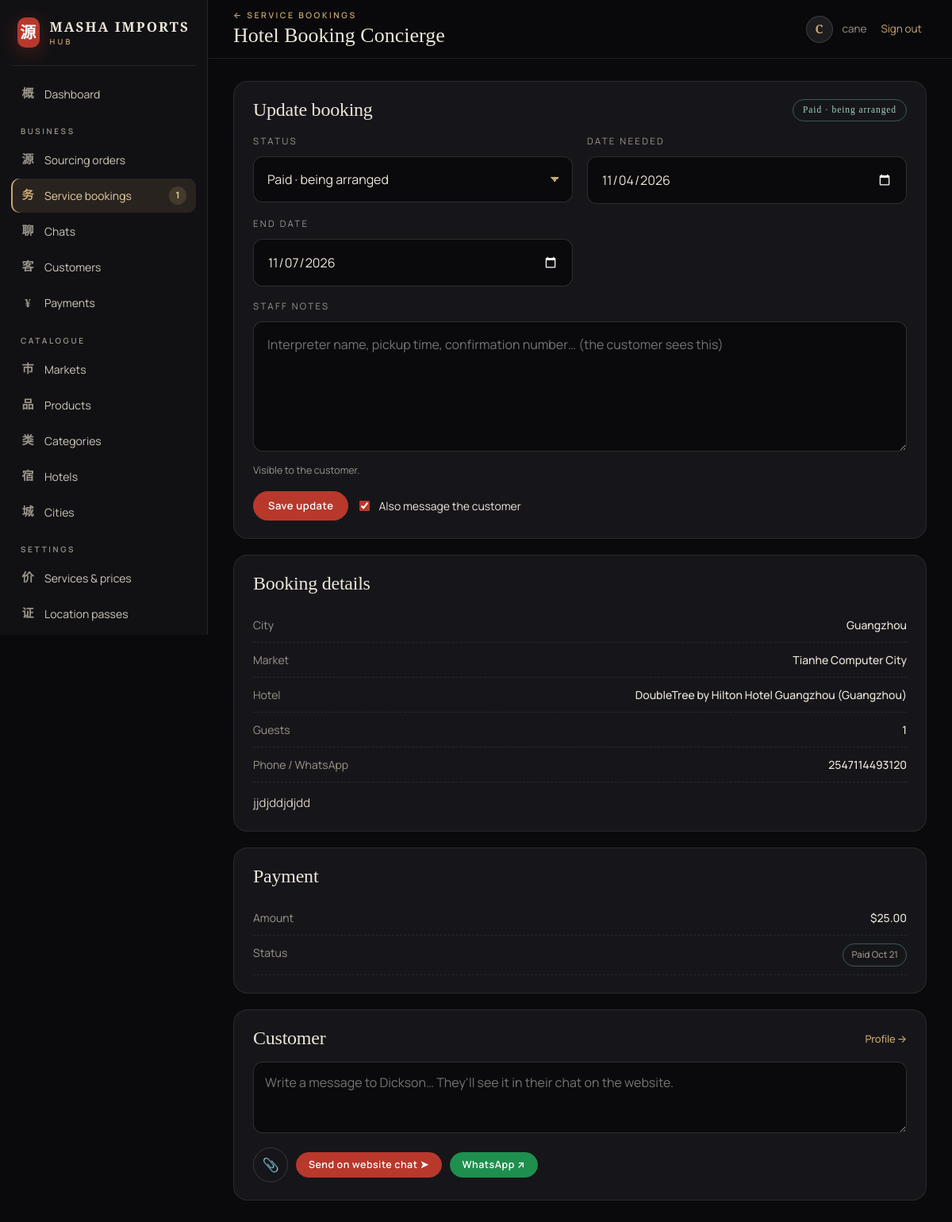
Page /hub/bookings/1/ (signed in) on the committed database.
### travel/models.py (models this page shows, shortened)
class ServiceOrder(models.Model):
    class Status(models.TextChoices):
        AWAITING_PAYMENT = "awaiting_payment", "Awaiting payment"
        CONFIRMED = "confirmed", "Paid · being arranged"
        SCHEDULED = "scheduled", "Scheduled"
        COMPLETED = "completed", "Completed"
        CANCELLED = "cancelled", "Cancelled"
    user = models.ForeignKey(settings.AUTH_USER_MODEL, on_delete=models.CASCADE, related_name="service_orders")
    service = models.ForeignKey(Service, on_delete=models.PROTECT)
    quantity = models.PositiveSmallIntegerField(default=1)
    city = models.ForeignKey(City, on_delete=models.SET_NULL, null=True, blank=True)
    market = models.ForeignKey("catalog.Market", on_delete=models.SET_NULL, null=True, blank=True)
    hotel = models.ForeignKey(Hotel, on_delete=models.SET_NULL, null=True, blank=True)
    date = models.DateField("date needed", null=True, blank=True)
    end_date = models.DateField(null=True, blank=True)
    guests = models.PositiveSmallIntegerField(default=1)
    phone = models.CharField("WhatsApp / phone", max_length=40)
    details = models.TextField(blank=True)
    amount = models.DecimalField(max_digits=9, decimal_places=2)
    status = models.CharField(max_length=20, choices=Status.choices, default=Status.AWAITING_PAYMENT)
    staff_notes = models.TextField(blank=True, help_text="Visible to the customer.")
    paid_at = models.DateTimeField(null=True, blank=True)
    created = models.DateTimeField(auto_now_add=True)
    class Meta:
        ordering = ["-created"]

class Service(models.Model):
    name = models.CharField(max_length=120)
    name_zh = models.CharField(max_length=20, blank=True, help_text="One or two characters used as the card's icon.")
    slug = models.SlugField(unique=True)
    summary = models.CharField(max_length=240)
    description = models.TextField(blank=True)
    price = models.DecimalField(max_digits=8, decimal_places=2)
    unit = models.CharField(max_length=30, default="per order", help_text="e.g. per day, per order, per trip")
    max_quantity = models.PositiveSmallIntegerField(default=1, help_text="Allow ordering several units (e.g. days).")
    order = models.PositiveIntegerField(default=0)
    active = models.BooleanField(default=True)
    class Meta:
        ordering = ["order", "name"]

class City(models.Model):
    name = models.CharField(max_length=80, unique=True)
    name_zh = models.CharField(max_length=40, blank=True)
    slug = models.SlugField(unique=True, blank=True)
    province = models.CharField(max_length=80, blank=True)
    latitude = models.DecimalField(max_digits=9, decimal_places=6, null=True, blank=True)
    longitude = models.DecimalField(max_digits=9, decimal_places=6, null=True, blank=True)
    trip_city_id = models.PositiveIntegerField(
        "Trip.com city id", null=True, blank=True, help_text="From trip.com/hotels/list?city=ID — improves hotel links."
    )
    class Meta:
        ordering = ["name"]
        verbose_name_plural = "cities"
    def __str__(self):
        return self.name

class Hotel(ImageMixin):
    class Source(models.TextChoices):
        MANUAL = "manual", "Added by our team"
        OSM = "osm", "OpenStreetMap (automatic)"
    name = models.CharField(max_length=200)
    name_zh = models.CharField(max_length=200, blank=True)
    city = models.ForeignKey(City, on_delete=models.CASCADE, related_name="hotels")
    address = models.CharField(max_length=255, blank=True)
    latitude = models.DecimalField(max_digits=9, decimal_places=6)
    longitude = models.DecimalField(max_digits=9, decimal_places=6)
    stars = models.PositiveSmallIntegerField(null=True, blank=True)
    brand = models.CharField(max_length=120, blank=True)
    website = models.URLField(max_length=400, blank=True)
    phone = models.CharField(max_length=60, blank=True)
    recommended = models.BooleanField(default=False, help_text="Shown first, with a 'Recommended' badge.")
    note = models.CharField(max_length=240, blank=True, help_text="Why we recommend it (shown to customers).")
    source = models.CharField(max_length=10, choices=Source.choices, default=Source.MANUAL)
    osm_id = models.CharField(max_length=40, blank=True, db_index=True)
    active = models.BooleanField(default=True)
    markets = models.ManyToManyField("catalog.Market", through="MarketHotel", related_name="hotels", blank=True)
    updated = models.DateTimeField(auto_now=True)
    class Meta:
        ordering = ["-recommended", "-stars", "name"]
    def __str__(self):
        return f"{self.name} ({self.city})"

### catalog/models.py (models this page shows, shortened)
class ImageMixin(models.Model):
    image = models.ImageField(upload_to=image_upload_to, blank=True)
    image_url = models.URLField(
        max_length=600, blank=True, help_text="Optional remote photo, used when no file is uploaded."
    )
    image_credit = models.CharField(max_length=300, blank=True)
    image_source = models.URLField(max_length=600, blank=True)
    image_query = models.CharField(
        max_length=200,
        blank=True,
        help_text="Search phrase used by `python manage.py fetch_images` on Wikimedia Commons.",
    )
    class Meta:
        abstract = True

class Market(ImageMixin):
    name = models.CharField(max_length=160)
    name_zh = models.CharField("Chinese name", max_length=80, blank=True)
    slug = models.SlugField(unique=True, blank=True)
    city = models.CharField(max_length=80)
    province = models.CharField(max_length=80)
    specialty = models.CharField(max_length=160, help_text="What the market is known for.")
    summary = models.CharField(max_length=260)
    description = models.TextField()
    established = models.PositiveIntegerField(null=True, blank=True)
    booths = models.PositiveIntegerField("approx. booths / shops", null=True, blank=True)
    opening_hours = models.CharField(max_length=120, blank=True)
    featured = models.BooleanField(default=False)
    order = models.PositiveIntegerField(default=0)
    categories = models.ManyToManyField("Category", related_name="markets", blank=True)
    address = models.CharField(max_length=255, blank=True)
    address_zh = models.CharField("address (Chinese)", max_length=255, blank=True)
    latitude = models.DecimalField(max_digits=9, decimal_places=6, null=True, blank=True)
    longitude = models.DecimalField(max_digits=9, decimal_places=6, null=True, blank=True)
    nearest_transit = models.CharField(max_length=200, blank=True)
    insider_tips = models.TextField(blank=True, help_text="Premium buying tips for subscribers.")
    location_verified = models.BooleanField(
        default=False, help_text="Tick once your team has confirmed the address and pin on the ground."
    )
    class Meta:
        ordering = ["order", "name"]
    def __str__(self):
        return self.name

### hub/views.py (the view, shortened to what this page needs)
# urls.py: path("bookings/<int:pk>/", views.service_order_detail, name="service_order_detail"),
@staff_required
def service_order_detail(request, pk):
    order = get_object_or_404(ServiceOrder.objects.select_related("user", "service", "city", "market", "hotel"), pk=pk)
    form = ServiceOrderUpdateForm(request.POST or None, instance=order)
    return render(request, "hub/service_order_detail.html", {
        "order": order, "form": form, "customer": order.user,
        "whatsapp": whatsapp_link(order.phone, f"Hello, about your {order.service.name} booking: "),
    })

### templates/hub/service_order_detail.html (shortened to what this page needs)
{% extends "hub/base.html" %}
{% block heading %}<small><a href="{% url 'hub:service_orders' %}">← Service bookings</a></small>{{ order.service.name }}{% if order.quantity > 1 %} × {{ order.quantity }}{% endif %}{% endblock %}
{% block content %}
<div class="hub-grid two" style="align-items:start">
  <div style="display:grid;gap:20px">
    <section class="hub-card">
      <h2>Update booking <span class="status {% if order.paid_at %}quoted{% else %}awaiting_payment{% endif %}">{{ order.get_status_display }}</span></h2>
      <form method="post">{% csrf_token %}
        <div class="hub-form-grid">
          {% include "hub/_field.html" with f=form.status %}
          {% include "hub/_field.html" with f=form.date %}
          {% include "hub/_field.html" with f=form.end_date %}
          {% include "hub/_field.html" with f=form.staff_notes %}
        </div>
        <div class="hub-actions" style="margin-top:16px;align-items:center">
          <button class="btn btn-red" name="update" value="1">Save update</button>
          <label style="display:flex;gap:8px;align-items:center;font-size:14px"><input type="checkbox" name="notify" checked style="accent-color:var(--cinnabar)"> Also message the customer</label>
        </div>
      </form>
    </section>
    <section class="hub-card">
      <h2>Booking details</h2>
      <div class="hub-kv">
        <div><span>City</span><b>{{ order.city|default:"—" }}</b></div>
        <div><span>Market</span><b>{{ order.market|default:"—" }}</b></div>
        {% if order.hotel %}<div><span>Hotel</span><b>{{ order.hotel }}</b></div>{% endif %}
        <div><span>Guests</span><b>{{ order.guests }}</b></div>
        <div><span>Phone / WhatsApp</span><b>{{ order.phone }}</b></div>
      </div>
      {% if order.details %}<div class="hub-brief" style="margin-top:14px">{{ order.details }}</div>{% endif %}
    </section>
  </div>
  <aside style="display:grid;gap:20px;position:sticky;top:90px">
    <section class="hub-card">
      <h2>Payment</h2>
      <div class="hub-kv"><div><span>Amount</span><b>${{ order.amount|floatformat:2 }}</b></div>
        <div><span>Status</span><b>{% if order.paid_at %}<span class="hub-pill good">Paid {{ order.paid_at|date:"M j" }}</span>{% else %}<span class="hub-pill bad">Unpaid</span>{% endif %}</b></div></div>
    </section>
    <section class="hub-card">
      <h2>Customer <a href="{% url 'hub:customer_detail' customer.pk %}">Profile →</a></h2>
      {% include "hub/_compose.html" with prefill="" conv=None %}
    </section>
  </aside>
</div>
{% endblock %}

### templates/hub/base.html (shortened to what this page needs)
{% load static %}<!doctype html>
<html lang="en">
<head>
  <link rel="stylesheet" href="{% static 'css/site.css' %}">
  <link rel="stylesheet" href="{% static 'support/chat.css' %}">
  <link rel="stylesheet" href="{% static 'hub/hub.css' %}">
</head>
<body class="hub-body">
{% with url=request.resolver_match.url_name key=request.resolver_match.kwargs.key %}
<aside class="hub-side" id="hub-side">
  <a href="{% url 'hub:dashboard' %}" class="hub-brand"><span class="brand-seal">源</span><span>{{ SITE_NAME }}<small>Hub</small></span></a>
  <nav>
    <a href="{% url 'hub:dashboard' %}" class="{% if url == 'dashboard' %}on{% endif %}"><i>概</i>Dashboard</a>
    <span class="hub-nav-h">Business</span>
    <a href="{% url 'hub:orders' %}" class="{% if 'order' in url and 'service' not in url %}on{% endif %}"><i>源</i>Sourcing orders{% if hub_counts.orders %}<b>{{ hub_counts.orders }}</b>{% endif %}</a>
    <a href="{% url 'hub:service_orders' %}" class="{% if 'service_order' in url %}on{% endif %}"><i>务</i>Service bookings{% if hub_counts.services %}<b>{{ hub_counts.services }}</b>{% endif %}</a>
    <a href="{% url 'support:inbox' %}" class="{% if 'inbox' in url %}on{% endif %}"><i>聊</i>Chats{% if hub_counts.chats %}<b class="red">{{ hub_counts.chats }}</b>{% endif %}</a>
    <a href="{% url 'hub:customers' %}" class="{% if 'customer' in url %}on{% endif %}"><i>客</i>Customers</a>
    <a href="{% url 'hub:payments' %}" class="{% if url == 'payments' %}on{% endif %}"><i>¥</i>Payments</a>
    <span class="hub-nav-h">Catalogue</span>
    <a href="{% url 'hub:resource_list' 'markets' %}" class="{% if key == 'markets' %}on{% endif %}"><i>市</i>Markets</a>
    <a href="{% url 'hub:resource_list' 'products' %}" class="{% if key == 'products' %}on{% endif %}"><i>品</i>Products</a>
    <a href="{% url 'hub:resource_list' 'categories' %}" class="{% if key == 'categories' %}on{% endif %}"><i>类</i>Categories</a>
    <a href="{% url 'hub:resource_list' 'hotels' %}" class="{% if key == 'hotels' %}on{% endif %}"><i>宿</i>Hotels</a>
    <a href="{% url 'hub:resource_list' 'cities' %}" class="{% if key == 'cities' %}on{% endif %}"><i>城</i>Cities</a>
    <span class="hub-nav-h">Settings</span>
    <a href="{% url 'hub:resource_list' 'services' %}" class="{% if key == 'services' %}on{% endif %}"><i>价</i>Services &amp; prices</a>
    <a href="{% url 'hub:resource_list' 'plans' %}" class="{% if key == 'plans' %}on{% endif %}"><i>证</i>Location passes</a>
    <a href="{% url 'hub:settings' %}" class="{% if url == 'settings' %}on{% endif %}"><i>设</i>Chat &amp; WhatsApp</a>
  </nav>
</aside>
{% endwith %}
<div class="hub-main">
  <header class="hub-top">
    <div class="hub-title">{% block heading %}{% endblock %}</div>
    <div class="hub-user">
      <span class="hub-avatar">{{ user.first_name|default:user.username|slice:":1"|upper }}</span>
      <span class="hub-user-name">{{ user.get_full_name|default:user.username }}</span>
      <form method="post" action="{% url 'accounts:logout' %}">{% csrf_token %}<button class="link" style="background:none;border:0;font:inherit;cursor:pointer">Sign out</button></form>
    </div>
  </header>
  <main class="hub-content">{% block content %}{% endblock %}</main>
</div>
</body>
</html>

### templates/hub/_field.html (shortened to what this page needs)
<div class="field{% if f.widget_type == 'textarea' or f.widget_type == 'checkboxselectmultiple' or f.widget_type == 'clearablefile' %} wide{% endif %}">
  {% if f.widget_type == 'checkbox' %}
    <label class="check-row">{{ f }} {{ f.label }}</label>
  {% elif f.widget_type == 'checkboxselectmultiple' %}
    <label>{{ f.label }}</label>
    {% if f.field.choices|length > 12 %}<input class="hub-checks-filter" type="search" placeholder="Filter {{ f.label|lower }}…" data-filter-checks>{% endif %}
    <div class="hub-checks">{% for c in f %}<label>{{ c.tag }} {{ c.choice_label }}</label>{% endfor %}</div>
  {% elif f.widget_type == 'clearablefile' %}
    <label for="{{ f.id_for_label }}">{{ f.label }}</label>
    {% if f.value %}<div class="hub-preview"><img src="{{ f.value.url }}" alt=""><span class="hub-muted" style="font-size:13px">Current photo. Choose a new file to replace it, or tick "Clear" to remove it.</span></div>{% endif %}
    {{ f }}
  {% else %}
    <label for="{{ f.id_for_label }}">{{ f.label }}</label>
    {{ f }}
  {% endif %}
  {% if f.help_text %}<div class="help">{{ f.help_text|safe }}</div>{% endif %}
</div>

### templates/hub/_compose.html (shortened to what this page needs)
<form class="hub-compose" method="post" action="{% url 'hub:send_message' customer.pk %}" enctype="multipart/form-data">{% csrf_token %}
  <textarea name="body" placeholder="Write a message to {{ customer.first_name|default:customer.username }}… They'll see it in their chat on the website.">{{ prefill }}</textarea>
  <div class="row">
    <label class="chat-attach" title="Attach a photo or file">📎<input type="file" name="attachment" accept="image/*,.pdf,.doc,.docx,.xls,.xlsx,.csv,.txt"></label>
    <button class="btn btn-red btn-sm">Send on website chat ➤</button>
    {% if whatsapp %}<a class="btn wa-btn btn-sm" href="{{ whatsapp }}" target="_blank" rel="noopener">WhatsApp ↗</a>{% endif %}
  </div>
</form>

### rows in the picture
ServiceOrder: service.name "Hotel Booking Concierge", status "Paid · being arranged", date "11/04/2026", end_date "11/07/2026", city "Guangzhou", market "Tianhe Computer City", hotel "DoubleTree by Hilton Hotel Guangzhou (Guangzhou)", guests "1", phone "2547114493120", details "jjdjddjdjdd", amount "25.00", paid_at "Oct 21"

### other values in the picture
{{ SITE_NAME }} "MASHA IMPORTS"
{{ hub_counts.services }} "1"
{{ user.first_name|default:user.username|slice:":1"|upper }} "C"
{{ user.get_full_name|default:user.username }} "cane"
{{ f.label }} "STATUS DATE NEEDED END DATE STAFF NOTES"
{{ f.help_text|safe }} "Visible to the customer."
